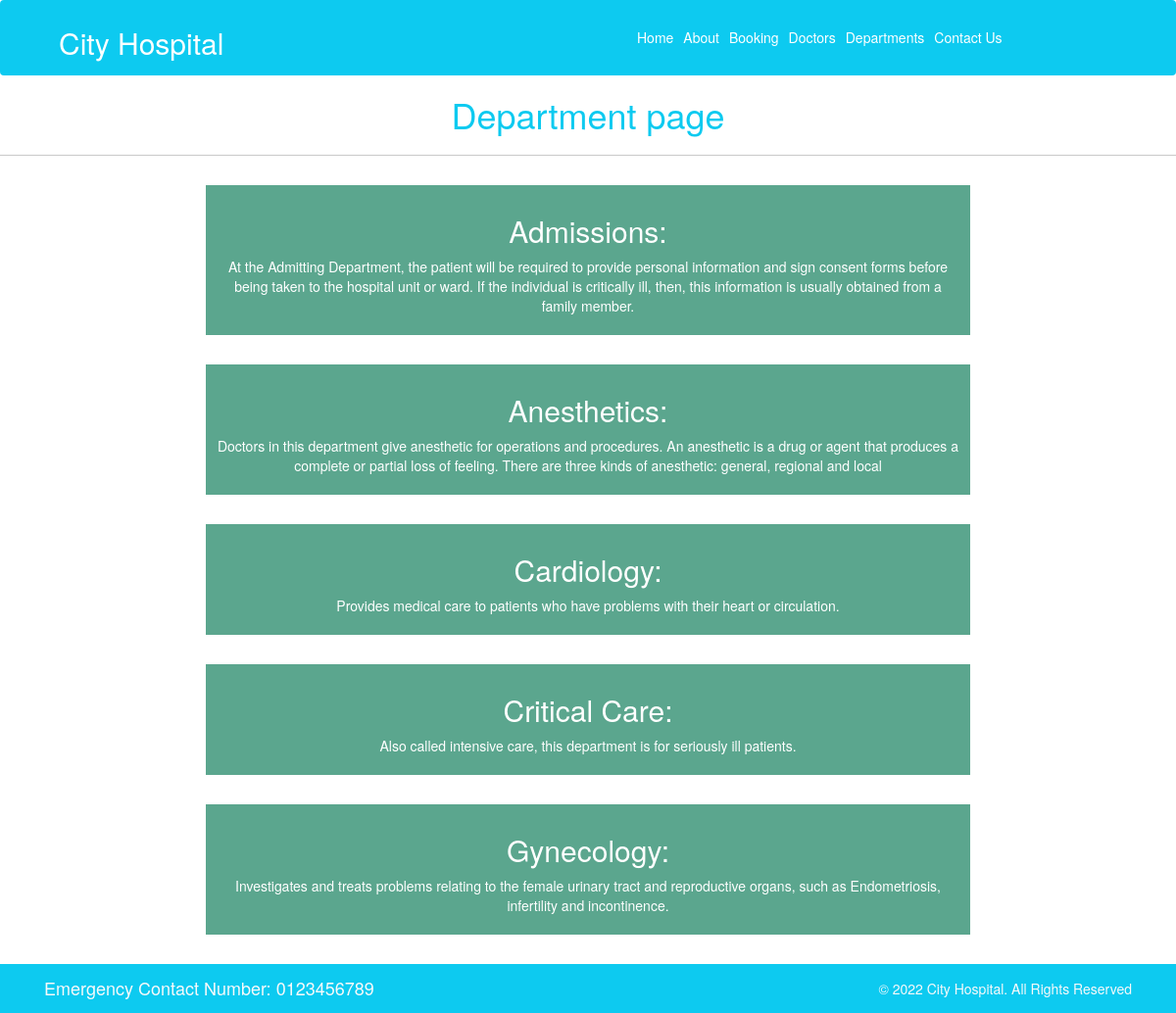
The app's page /department/, older data.
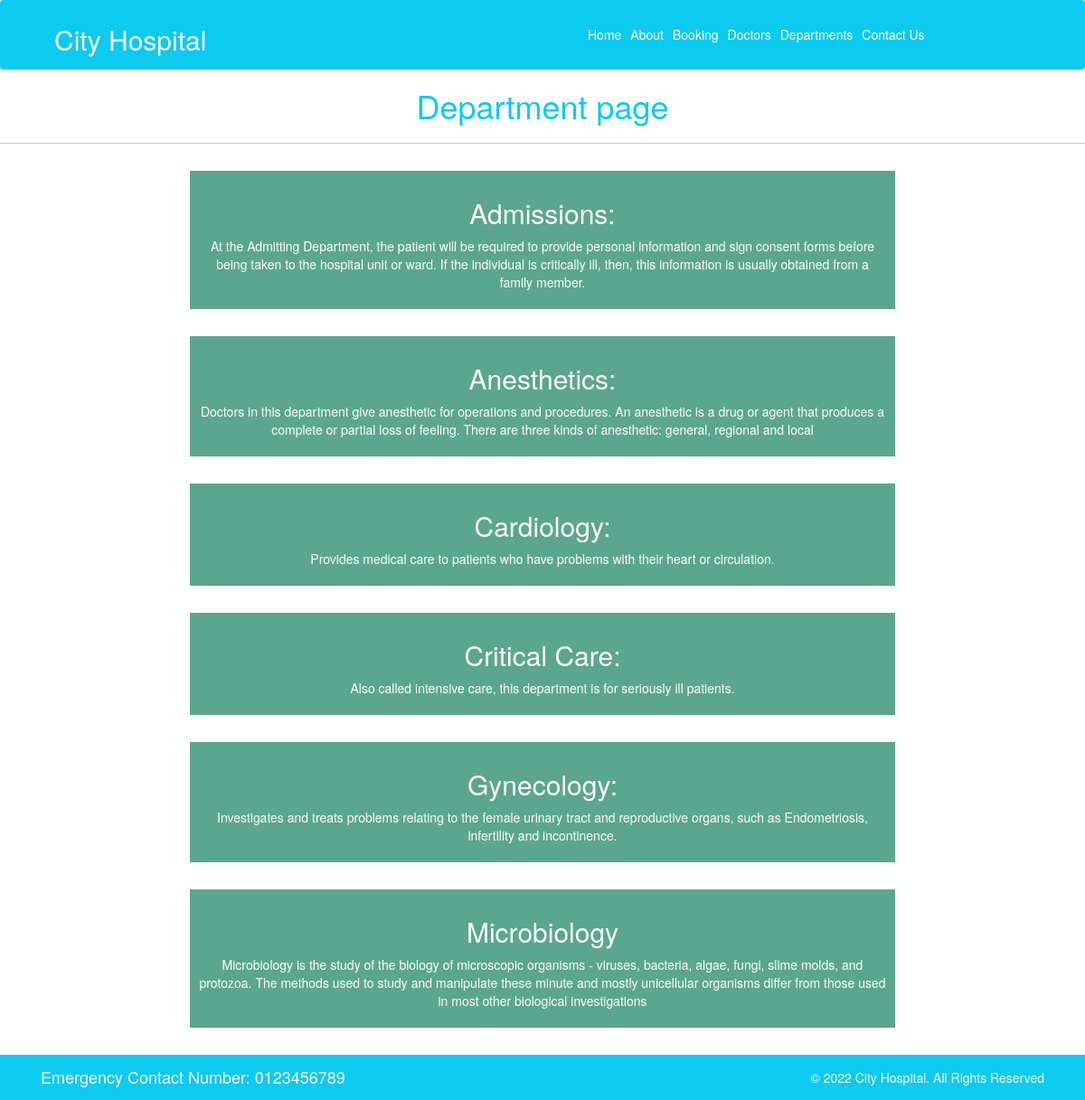
The same page, newer data.
### home/models.py (models this page shows, shortened)
class departments(models.Model):
    dept_name = models.CharField(max_length=50)
    dept_description = models.TextField()

### home/views.py (the view)
# urls.py: path('department/', views.department, name='department'),
def department(request):
    dict_dept = {
        'dept': departments.objects.all()
    }
    return render(request, 'department.html', dict_dept)

### templates/department.html (shortened to what this page needs)
{% extends 'base.html' %}
{% block body %}
    <h1 class="text-center text-info">Department page</h1>
    <hr>
    {% for d in dept %}
    <div class="container text-center text-white p-3 my-5 mx-auto" style="width:65%;background-color:#5ba68e">
        <h2>{{d.dept_name}}</h2>
        <p style="color:white">{{d.dept_description}}</p>
    </div>
    {% endfor %}
{% endblock %}

Row changes from the older to the newer data that the page shows:
added departments: dept_name "Microbiology", dept_description "Microbiology is the study of the biology of microscopic organisms - viruses, bacteria, algae, fungi, slime molds, and protozoa. The methods used to study and manipulate these minute and mostly unicellular organisms differ from those used in most other biological investigations"
